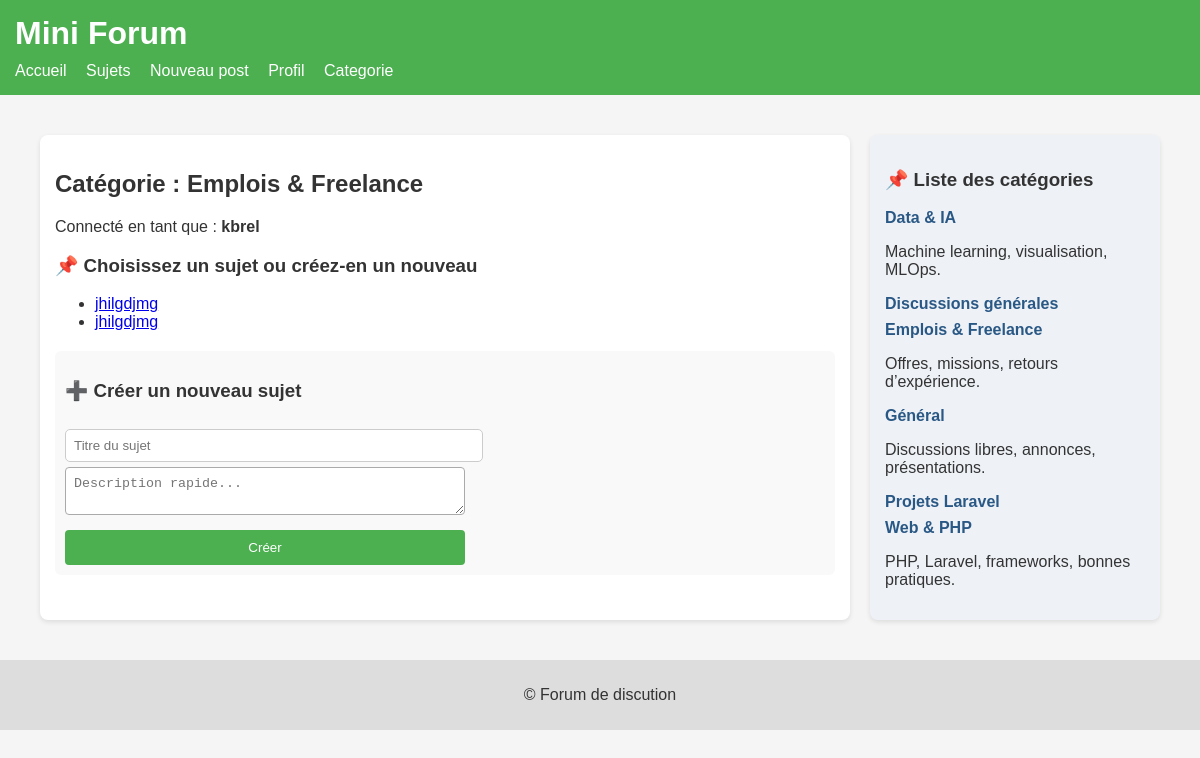
The app's page /View/topic.php?category_id=4&type=Général (signed in) with its own data.
### tables this page shows
CREATE TABLE `categories` (
  `id` int(11) NOT NULL,
  `name` varchar(100) NOT NULL,
  `commentaire` text DEFAULT NULL,
  `created_at` timestamp NOT NULL DEFAULT current_timestamp()
);

CREATE TABLE `topics` (
  `id` int(11) NOT NULL,
  `category_id` int(11) NOT NULL,
  `title` varchar(255) NOT NULL,
  `description` text DEFAULT NULL,
  `created_by` int(11) DEFAULT NULL,
  `created_at` timestamp NOT NULL DEFAULT current_timestamp()
);

### Models/Category.php (called while the page is built, shortened)
<?php
class Category {
    private $conn;
    public function __construct($db) {
        $this->conn = $db;
    }
    public function getAll() {
        $stmt = $this->conn->prepare("SELECT * FROM categories ORDER BY name ASC");
        $stmt->execute();
        return $stmt;
    }
    public function getById($id) {
        $stmt = $this->conn->prepare("SELECT * FROM categories WHERE id = :id LIMIT 1");
        $stmt->execute([':id' => $id]);
        return $stmt->fetch(PDO::FETCH_ASSOC);
    }
    public function getByCategory($category_id) {
        $stmt = $this->conn->prepare("
            SELECT t.*, u.username
            FROM topics t
            JOIN users u ON t.created_by = u.id
            WHERE t.category_id = :cat_id
            ORDER BY t.created_at DESC
        ");
        $stmt->execute([':cat_id' => $category_id]);
        return $stmt;
    }
}
?>

### View/topic.php (the view, shortened to what this page needs)
<?php
require_once "../Models/Category.php";
$db = new Database();
$conn = $db->getConnection();
$categoryObj = new Category($conn);
$categories = $categoryObj->getAll()->fetchAll(PDO::FETCH_ASSOC);
$category_id = isset($_GET['category_id']) ? (int)$_GET['category_id'] : 0;
$selected_topic_id = isset($_GET['topic_id']) ? (int)$_GET['topic_id'] : 0;
$topics = $category_id ? $categoryObj->getByCategory($category_id)->fetchAll(PDO::FETCH_ASSOC) : [];
include('../includes/head.php');
?>
<main class="forum-layout">
  <section class="left-panel">
      <h2>Catégorie : <?= $category_id ? htmlspecialchars($categoryObj->getById($category_id)['name']) : 'Aucune sélection' ?></h2>
      <p class="user-info">Connecté en tant que : <strong><?= $_SESSION['user']['username'] ?></strong></p>
      <?php if (!$selected_topic_id): ?>
          <div class="topics-list">
              <h3>📌 Choisissez un sujet ou créez-en un nouveau</h3>
              <ul>
                  <?php foreach($topics as $topic): ?>
                      <li>
                          <a href="topic.php?category_id=<?= $category_id ?>&topic_id=<?= $topic['id'] ?>">
                              <?= htmlspecialchars($topic['title']) ?>
                          </a>
                      </li>
                  <?php endforeach; ?>
              </ul>
          </div>
          <div class="add-topic">
              <h3>➕ Créer un nouveau sujet</h3>
              <form method="post">
                  <input type="text" name="title" placeholder="Titre du sujet" required>
                  <textarea name="description" rows="2" placeholder="Description rapide..." required></textarea>
                  <button type="submit">Créer</button>
              </form>
          </div>
      <?php endif; ?>
  </section>
  <aside class="right-panel">
      <h3>📌 Liste des catégories</h3>
      <ul>
          <?php foreach($categories as $cat): ?>
              <li>
                  <a href="topic.php?category_id=<?= $cat['id'] ?>">
                      <?= htmlspecialchars($cat['name']) ?>
                  </a>
                  <?php if(!empty($cat['commentaire'])): ?>
                      <p class="category-comment"><?= htmlspecialchars($cat['commentaire']) ?></p>
                  <?php endif; ?>
              </li>
          <?php endforeach; ?>
      </ul>
  </aside>
</main>
<?php
include('../includes/footer.php');
?>

### public/CSS/style.css (style rules this page uses)
body { font-family: Arial, sans-serif; margin: 0; background: #f5f5f5; color: #333; }
main { padding: 20px; }
form { display: flex; flex-direction: column; max-width: 400px; }
form input, form textarea { padding: 8px; margin-top: 5px; border: 1px solid #aaa; border-radius: 4px; }
form button { margin-top: 15px; padding: 10px; background: #4CAF50; border: none; color: white; cursor: pointer; border-radius: 4px; }
main.forum-layout { display: flex; gap: 20px; margin: 20px; }
.left-panel { flex: 3; background: #fff; padding: 15px; border-radius: 8px; box-shadow: 0 2px 5px rgba(0,0,0,0.1); }
.right-panel { flex: 1; background: #eef2f7; padding: 15px; border-radius: 8px; box-shadow: 0 2px 5px rgba(0,0,0,0.1); }
.add-post, .add-topic { margin-top: 20px; padding: 10px; background: #f9f9f9; border-radius: 6px; }
.add-post textarea, .add-topic input { width: 100%; padding: 8px; margin-top: 8px; border: 1px solid #ccc; border-radius: 5px; }
button { background: #2a5885; color: white; border: none; padding: 10px 15px; border-radius: 5px; cursor: pointer; margin-top: 10px; }
.right-panel ul { list-style: none; padding: 0; }
.right-panel ul li { margin: 8px 0; }
.right-panel ul li a { text-decoration: none; color: #2a5885; font-weight: bold; }

### records on screen
categories: name "Emplois & Freelance", commentaire "Offres, missions, retours d’expérience."
topics: title "jhilgdjmg"
topics: title "jhilgdjmg"
categories: name "Data & IA", commentaire "Machine learning, visualisation, MLOps."
categories: name "Discussions générales"
categories: name "Général", commentaire "Discussions libres, annonces, présentations."
categories: name "Projets Laravel"
categories: name "Web & PHP", commentaire "PHP, Laravel, frameworks, bonnes pratiques."

### other values on screen
$_SESSION['user']['username'] "kbrel"
